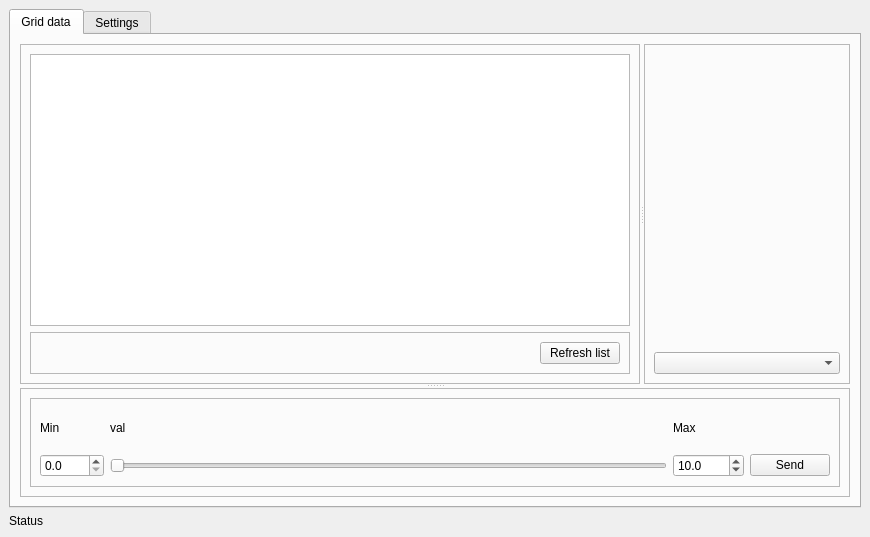
<?xml version="1.0" encoding="UTF-8"?>
<ui version="4.0">
 <class>mainWindow</class>
 <widget class="QMainWindow" name="mainWindow">
  <property name="geometry">
   <rect>
    <x>0</x>
    <y>0</y>
    <width>870</width>
    <height>537</height>
   </rect>
  </property>
  <property name="baseSize">
   <size>
    <width>0</width>
    <height>0</height>
   </size>
  </property>
  <property name="windowTitle">
   <string>GridCal client</string>
  </property>
  <property name="windowIcon">
   <iconset resource="icons.qrc">
    <normaloff>:/Program icon/GridCal_icon.svg</normaloff>:/Program icon/GridCal_icon.svg</iconset>
  </property>
  <property name="iconSize">
   <size>
    <width>24</width>
    <height>24</height>
   </size>
  </property>
  <property name="documentMode">
   <bool>false</bool>
  </property>
  <property name="tabShape">
   <enum>QTabWidget::Rounded</enum>
  </property>
  <property name="unifiedTitleAndToolBarOnMac">
   <bool>false</bool>
  </property>
  <widget class="QWidget" name="centralwidget">
   <layout class="QVBoxLayout" name="verticalLayout_2">
    <item>
     <widget class="QTabWidget" name="tabWidget">
      <property name="currentIndex">
       <number>0</number>
      </property>
      <widget class="QWidget" name="GridTab">
       <attribute name="icon">
        <iconset resource="icons.qrc">
         <normaloff>:/Icons/white_icons/grid_icon.svg</normaloff>:/Icons/white_icons/grid_icon.svg</iconset>
       </attribute>
       <attribute name="title">
        <string>Grid data</string>
       </attribute>
       <layout class="QVBoxLayout" name="verticalLayout_3">
        <item>
         <widget class="QSplitter" name="splitter_2">
          <property name="orientation">
           <enum>Qt::Vertical</enum>
          </property>
          <widget class="QSplitter" name="splitter">
           <property name="orientation">
            <enum>Qt::Horizontal</enum>
           </property>
           <widget class="QFrame" name="frame">
            <property name="frameShape">
             <enum>QFrame::StyledPanel</enum>
            </property>
            <property name="frameShadow">
             <enum>QFrame::Raised</enum>
            </property>
            <layout class="QVBoxLayout" name="verticalLayout_4">
             <item>
              <widget class="QListView" name="items_listView"/>
             </item>
             <item>
              <widget class="QFrame" name="frame_4">
               <property name="frameShape">
                <enum>QFrame::StyledPanel</enum>
               </property>
               <property name="frameShadow">
                <enum>QFrame::Raised</enum>
               </property>
               <layout class="QHBoxLayout" name="horizontalLayout">
                <item>
                 <spacer name="horizontalSpacer">
                  <property name="orientation">
                   <enum>Qt::Horizontal</enum>
                  </property>
                  <property name="sizeHint" stdset="0">
                   <size>
                    <width>40</width>
                    <height>20</height>
                   </size>
                  </property>
                 </spacer>
                </item>
                <item>
                 <widget class="QPushButton" name="refresh_items_pushButton">
                  <property name="text">
                   <string>Refresh list</string>
                  </property>
                 </widget>
                </item>
               </layout>
              </widget>
             </item>
            </layout>
           </widget>
           <widget class="QFrame" name="frame_2">
            <property name="frameShape">
             <enum>QFrame::StyledPanel</enum>
            </property>
            <property name="frameShadow">
             <enum>QFrame::Raised</enum>
            </property>
            <layout class="QVBoxLayout" name="verticalLayout">
             <item>
              <widget class="MatplotlibWidget" name="resultsPlot" native="true"/>
             </item>
             <item>
              <widget class="QComboBox" name="magnitude_comboBox"/>
             </item>
            </layout>
           </widget>
          </widget>
          <widget class="QFrame" name="frame_3">
           <property name="frameShape">
            <enum>QFrame::StyledPanel</enum>
           </property>
           <property name="frameShadow">
            <enum>QFrame::Raised</enum>
           </property>
           <layout class="QHBoxLayout" name="horizontalLayout_2">
            <item>
             <widget class="QFrame" name="frame_5">
              <property name="frameShape">
               <enum>QFrame::StyledPanel</enum>
              </property>
              <property name="frameShadow">
               <enum>QFrame::Raised</enum>
              </property>
              <layout class="QGridLayout" name="gridLayout">
               <item row="0" column="1">
                <widget class="QLabel" name="label_3">
                 <property name="text">
                  <string>val</string>
                 </property>
                </widget>
               </item>
               <item row="1" column="2">
                <widget class="QDoubleSpinBox" name="max_val_doubleSpinBox">
                 <property name="decimals">
                  <number>1</number>
                 </property>
                 <property name="maximum">
                  <double>10000.000000000000000</double>
                 </property>
                 <property name="value">
                  <double>10.000000000000000</double>
                 </property>
                </widget>
               </item>
               <item row="0" column="0">
                <widget class="QLabel" name="label">
                 <property name="text">
                  <string>Min</string>
                 </property>
                </widget>
               </item>
               <item row="1" column="0">
                <widget class="QDoubleSpinBox" name="min_val_doubleSpinBox">
                 <property name="decimals">
                  <number>1</number>
                 </property>
                 <property name="maximum">
                  <double>1000.000000000000000</double>
                 </property>
                </widget>
               </item>
               <item row="1" column="1">
                <widget class="QSlider" name="value_horizontalSlider">
                 <property name="maximum">
                  <number>100</number>
                 </property>
                 <property name="orientation">
                  <enum>Qt::Horizontal</enum>
                 </property>
                </widget>
               </item>
               <item row="0" column="2">
                <widget class="QLabel" name="label_2">
                 <property name="text">
                  <string>Max</string>
                 </property>
                </widget>
               </item>
               <item row="1" column="3">
                <widget class="QPushButton" name="send_pushButton">
                 <property name="text">
                  <string>Send</string>
                 </property>
                </widget>
               </item>
              </layout>
             </widget>
            </item>
           </layout>
          </widget>
         </widget>
        </item>
       </layout>
      </widget>
      <widget class="QWidget" name="SettingsTab">
       <attribute name="icon">
        <iconset resource="icons.qrc">
         <normaloff>:/Icons/white_icons/gear.svg</normaloff>:/Icons/white_icons/gear.svg</iconset>
       </attribute>
       <attribute name="title">
        <string>Settings</string>
       </attribute>
       <widget class="QLabel" name="label_4">
        <property name="geometry">
         <rect>
          <x>30</x>
          <y>70</y>
          <width>67</width>
          <height>17</height>
         </rect>
        </property>
        <property name="text">
         <string>URL</string>
        </property>
       </widget>
       <widget class="QLineEdit" name="url_lineEdit">
        <property name="geometry">
         <rect>
          <x>70</x>
          <y>70</y>
          <width>441</width>
          <height>25</height>
         </rect>
        </property>
       </widget>
      </widget>
     </widget>
    </item>
    <item>
     <widget class="QLabel" name="status_label">
      <property name="text">
       <string>Status</string>
      </property>
     </widget>
    </item>
   </layout>
  </widget>
  <action name="actionLine">
   <property name="text">
    <string>Add Line</string>
   </property>
   <property name="toolTip">
    <string>Line</string>
   </property>
   <property name="shortcut">
    <string>Alt+L</string>
   </property>
  </action>
  <action name="actionTransformer">
   <property name="text">
    <string>Add Transformer</string>
   </property>
   <property name="shortcut">
    <string>Alt+T</string>
   </property>
  </action>
  <action name="actionLine_type">
   <property name="text">
    <string>Line type</string>
   </property>
   <property name="shortcut">
    <string>Alt+L, Alt+T</string>
   </property>
  </action>
  <action name="actionTransformer_type">
   <property name="text">
    <string>Transformer type</string>
   </property>
   <property name="shortcut">
    <string>Alt+T, Alt+T</string>
   </property>
  </action>
  <action name="actionOpen_file">
   <property name="icon">
    <iconset resource="icons.qrc">
     <normaloff>:/Icons/white_icons/loadc.svg</normaloff>:/Icons/white_icons/loadc.svg</iconset>
   </property>
   <property name="text">
    <string>Open file</string>
   </property>
   <property name="shortcut">
    <string>Ctrl+O</string>
   </property>
  </action>
  <action name="actionSave">
   <property name="icon">
    <iconset resource="icons.qrc">
     <normaloff>:/Icons/white_icons/savec.svg</normaloff>:/Icons/white_icons/savec.svg</iconset>
   </property>
   <property name="text">
    <string>Save</string>
   </property>
   <property name="shortcut">
    <string>Ctrl+S</string>
   </property>
  </action>
  <action name="actionImport">
   <property name="text">
    <string>Import</string>
   </property>
  </action>
  <action name="actionExport">
   <property name="icon">
    <iconset resource="icons.qrc">
     <normaloff>:/Icons/white_icons/save.svg</normaloff>:/Icons/white_icons/save.svg</iconset>
   </property>
   <property name="text">
    <string>Export</string>
   </property>
  </action>
  <action name="actionNew_project">
   <property name="icon">
    <iconset resource="icons.qrc">
     <normaloff>:/Icons/white_icons/new2c.svg</normaloff>:/Icons/white_icons/new2c.svg</iconset>
   </property>
   <property name="text">
    <string>New project</string>
   </property>
   <property name="shortcut">
    <string>Ctrl+N</string>
   </property>
  </action>
  <action name="actionColor_by_type">
   <property name="checkable">
    <bool>true</bool>
   </property>
   <property name="checked">
    <bool>true</bool>
   </property>
   <property name="text">
    <string>Color by type</string>
   </property>
  </action>
  <action name="actionColor_by_results">
   <property name="text">
    <string>Color by results</string>
   </property>
  </action>
  <action name="actionPower_flow">
   <property name="icon">
    <iconset resource="icons.qrc">
     <normaloff>:/Icons/white_icons/pf.svg</normaloff>:/Icons/white_icons/pf.svg</iconset>
   </property>
   <property name="text">
    <string>Power Flow</string>
   </property>
  </action>
  <action name="actionPower_Flow_Time_series">
   <property name="icon">
    <iconset resource="icons.qrc">
     <normaloff>:/Icons/white_icons/pf_ts.svg</normaloff>:/Icons/white_icons/pf_ts.svg</iconset>
   </property>
   <property name="text">
    <string>Power Flow: Time series</string>
   </property>
   <property name="toolTip">
    <string>Power flow time series</string>
   </property>
  </action>
  <action name="actionBlackout">
   <property name="text">
    <string>Blackout</string>
   </property>
  </action>
  <action name="actionMove_node_Up">
   <property name="text">
    <string>Move node Up</string>
   </property>
   <property name="shortcut">
    <string>Ctrl+Up</string>
   </property>
  </action>
  <action name="actionMove_node_Down">
   <property name="text">
    <string>Move node Down</string>
   </property>
   <property name="shortcut">
    <string>Ctrl+Down</string>
   </property>
  </action>
  <action name="actionMove_node_Left">
   <property name="text">
    <string>Move node Left</string>
   </property>
   <property name="shortcut">
    <string>Ctrl+Left</string>
   </property>
  </action>
  <action name="actionMove_node_Right">
   <property name="text">
    <string>Move node Right</string>
   </property>
   <property name="shortcut">
    <string>Ctrl+Right</string>
   </property>
  </action>
  <action name="actionBus_voltages">
   <property name="text">
    <string>Bus voltages</string>
   </property>
  </action>
  <action name="actionBranches_current">
   <property name="text">
    <string>Branches current</string>
   </property>
  </action>
  <action name="actionBranches_loading">
   <property name="text">
    <string>Branches loading (%)</string>
   </property>
  </action>
  <action name="actionBlackout_2">
   <property name="text">
    <string>Blackout</string>
   </property>
  </action>
  <action name="actionBranches_losses">
   <property name="text">
    <string>Branches losses</string>
   </property>
  </action>
  <action name="actionBus_voltages_p_u">
   <property name="text">
    <string>Bus voltages (p.u.)</string>
   </property>
  </action>
  <action name="actionBigger_nodes">
   <property name="icon">
    <iconset resource="icons.qrc">
     <normaloff>:/Icons/white_icons/plus.svg</normaloff>:/Icons/white_icons/plus.svg</iconset>
   </property>
   <property name="text">
    <string>Expand</string>
   </property>
   <property name="toolTip">
    <string>Expand distances</string>
   </property>
  </action>
  <action name="actionSmaller_nodes">
   <property name="icon">
    <iconset resource="icons.qrc">
     <normaloff>:/Icons/white_icons/minus.svg</normaloff>:/Icons/white_icons/minus.svg</iconset>
   </property>
   <property name="text">
    <string>Shrink</string>
   </property>
   <property name="toolTip">
    <string>Shrink distances</string>
   </property>
  </action>
  <action name="actionPower_flow_Stochastic">
   <property name="icon">
    <iconset resource="icons.qrc">
     <normaloff>:/Icons/white_icons/stochastic_power_flow.svg</normaloff>:/Icons/white_icons/stochastic_power_flow.svg</iconset>
   </property>
   <property name="text">
    <string>Power flow: Stochastic</string>
   </property>
   <property name="toolTip">
    <string>Monte Carlo stochastic power flow</string>
   </property>
  </action>
  <action name="actionActivate_map">
   <property name="text">
    <string>Activate map</string>
   </property>
  </action>
  <action name="actionVoltage_p_u">
   <property name="text">
    <string>Voltage (p.u.)</string>
   </property>
  </action>
  <action name="actionCurrent_p_u">
   <property name="text">
    <string>Current (p.u.)</string>
   </property>
  </action>
  <action name="actionLoading">
   <property name="text">
    <string>Loading (%)</string>
   </property>
  </action>
  <action name="actionLosses">
   <property name="text">
    <string>Losses</string>
   </property>
  </action>
  <action name="actionVoltage_stability">
   <property name="icon">
    <iconset resource="icons.qrc">
     <normaloff>:/Icons/white_icons/continuation_power_flow.svg</normaloff>:/Icons/white_icons/continuation_power_flow.svg</iconset>
   </property>
   <property name="text">
    <string>Voltage stability</string>
   </property>
   <property name="toolTip">
    <string>Voltage collapse</string>
   </property>
  </action>
  <action name="actionAbout">
   <property name="text">
    <string>About</string>
   </property>
  </action>
  <action name="actionCenter_view">
   <property name="icon">
    <iconset resource="icons.qrc">
     <normaloff>:/Icons/white_icons/resize.svg</normaloff>:/Icons/white_icons/resize.svg</iconset>
   </property>
   <property name="text">
    <string>center view</string>
   </property>
   <property name="toolTip">
    <string>Center view</string>
   </property>
  </action>
  <action name="actionShort_Circuit">
   <property name="icon">
    <iconset resource="icons.qrc">
     <normaloff>:/Icons/white_icons/short_circuit.svg</normaloff>:/Icons/white_icons/short_circuit.svg</iconset>
   </property>
   <property name="text">
    <string>Short Circuit</string>
   </property>
  </action>
  <action name="actionAutoatic_layout">
   <property name="icon">
    <iconset resource="icons.qrc">
     <normaloff>:/Icons/white_icons/automatic_layout.svg</normaloff>:/Icons/white_icons/automatic_layout.svg</iconset>
   </property>
   <property name="text">
    <string>Autoatic layout</string>
   </property>
   <property name="toolTip">
    <string>Automatic layout the of the grid</string>
   </property>
  </action>
  <action name="actionLatin_Hypercube_Sampling">
   <property name="icon">
    <iconset resource="icons.qrc">
     <normaloff>:/Icons/white_icons/latin_hypercube2.svg</normaloff>:/Icons/white_icons/latin_hypercube2.svg</iconset>
   </property>
   <property name="text">
    <string>Latin Hypercube Sampling</string>
   </property>
   <property name="toolTip">
    <string>Latin Hypercube stochastic power flow</string>
   </property>
  </action>
  <action name="actionBlackout_cascade">
   <property name="checkable">
    <bool>true</bool>
   </property>
   <property name="icon">
    <iconset resource="icons.qrc">
     <normaloff>:/Icons/white_icons/blackout.svg</normaloff>:/Icons/white_icons/blackout.svg</iconset>
   </property>
   <property name="text">
    <string>Blackout cascade</string>
   </property>
   <property name="toolTip">
    <string>Run a simulation or step by step blackout cascade</string>
   </property>
  </action>
  <action name="actionRun_complete_cascade">
   <property name="icon">
    <iconset>
     <normaloff>:/file/run_cascade.svg</normaloff>:/file/run_cascade.svg</iconset>
   </property>
   <property name="text">
    <string>run complete cascade</string>
   </property>
  </action>
  <action name="actionRun_cascade_step">
   <property name="icon">
    <iconset>
     <normaloff>:/file/run_cascade_step.svg</normaloff>:/file/run_cascade_step.svg</iconset>
   </property>
   <property name="text">
    <string>Run cascade step</string>
   </property>
  </action>
  <action name="actionCopy_cascade_state_to_main_grid">
   <property name="icon">
    <iconset>
     <normaloff>:/white/white_icons/copy.svg</normaloff>:/white/white_icons/copy.svg</iconset>
   </property>
   <property name="text">
    <string>Copy cascade state to main grid</string>
   </property>
  </action>
  <action name="actionOPF">
   <property name="icon">
    <iconset resource="icons.qrc">
     <normaloff>:/Icons/white_icons/dcopf.svg</normaloff>:/Icons/white_icons/dcopf.svg</iconset>
   </property>
   <property name="text">
    <string>OPF</string>
   </property>
   <property name="toolTip">
    <string>Optimal power flow</string>
   </property>
  </action>
  <action name="actionOPF_time_series">
   <property name="icon">
    <iconset resource="icons.qrc">
     <normaloff>:/Icons/white_icons/dcopf_ts.svg</normaloff>:/Icons/white_icons/dcopf_ts.svg</iconset>
   </property>
   <property name="text">
    <string>OPF time series</string>
   </property>
   <property name="toolTip">
    <string>Optimal power flow time series</string>
   </property>
  </action>
  <action name="actionDetect_transformers">
   <property name="icon">
    <iconset resource="icons.qrc">
     <normaloff>:/Icons/white_icons/detect_tr.svg</normaloff>:/Icons/white_icons/detect_tr.svg</iconset>
   </property>
   <property name="text">
    <string>q</string>
   </property>
   <property name="toolTip">
    <string>&lt;html&gt;&lt;head/&gt;&lt;body&gt;&lt;p&gt;Detect transformers.&lt;/p&gt;&lt;p&gt;Use the nodes nominal voltage to determine which branches should be a transformer.&lt;/p&gt;&lt;p&gt;If a branch joins two nodes with different voltage levels, the branch should be a transformer.&lt;/p&gt;&lt;/body&gt;&lt;/html&gt;</string>
   </property>
  </action>
  <action name="actionAuto_rate_branches">
   <property name="icon">
    <iconset resource="icons.qrc">
     <normaloff>:/Icons/white_icons/rate_br.svg</normaloff>:/Icons/white_icons/rate_br.svg</iconset>
   </property>
   <property name="text">
    <string>Auto rate branches</string>
   </property>
   <property name="toolTip">
    <string>&lt;html&gt;&lt;head/&gt;&lt;body&gt;&lt;p&gt;Automatic rating of the branches.&lt;/p&gt;&lt;p&gt;Use the branches calculated power to establish a rate, if the branch rate is unknown. A factor is available in the settings.&lt;/p&gt;&lt;/body&gt;&lt;/html&gt;</string>
   </property>
  </action>
 </widget>
 <customwidgets>
  <customwidget>
   <class>MatplotlibWidget</class>
   <extends>QWidget</extends>
   <header>.matplotlibwidget</header>
   <container>1</container>
  </customwidget>
 </customwidgets>
 <resources>
  <include location="icons.qrc"/>
 </resources>
 <connections/>
</ui>
